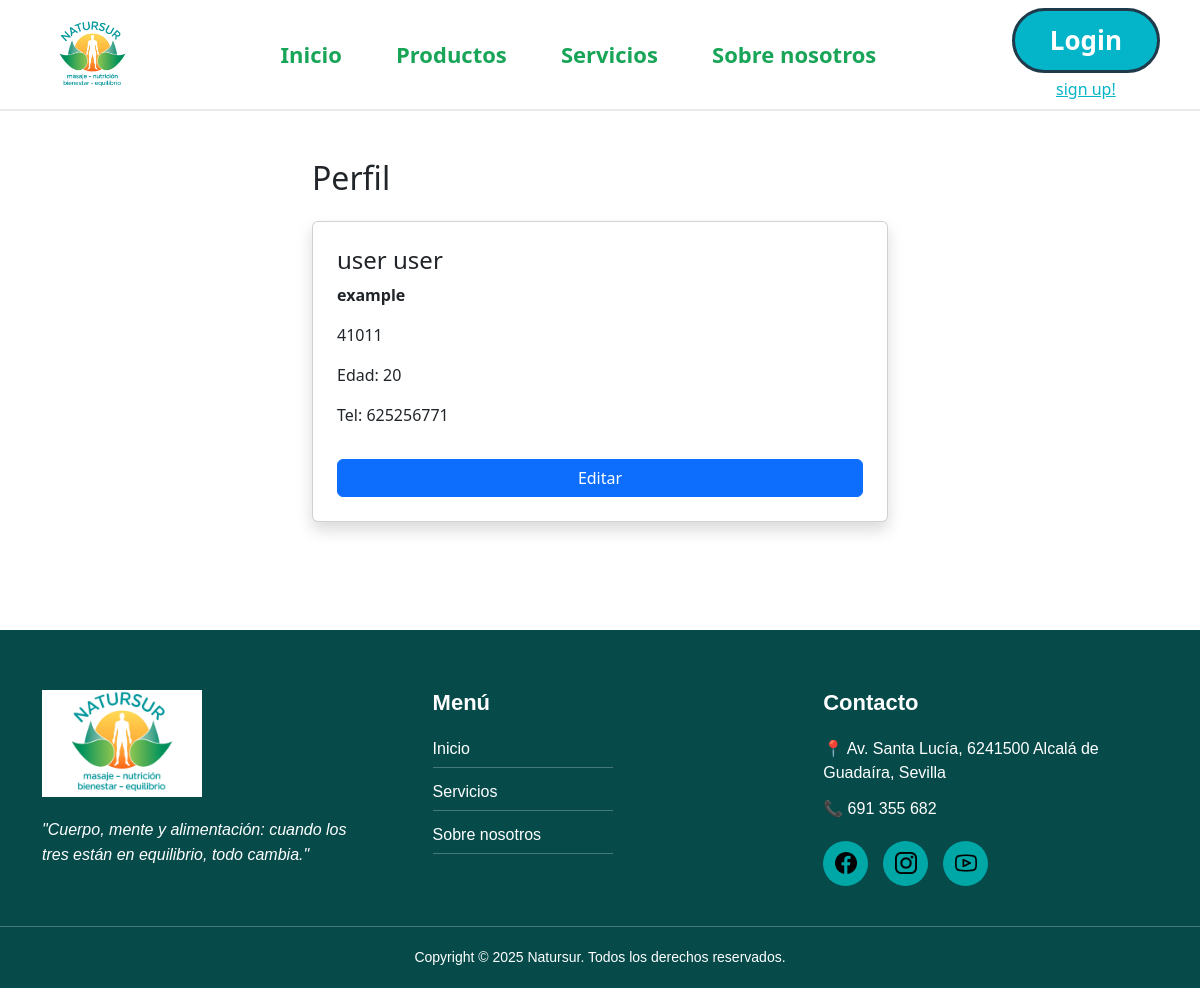
The app's page /perfil/ (signed in) with its own data.
### main/models.py (models this page shows, shortened)
class User(models.Model):
    django_user = models.OneToOneField(DjangoUser, on_delete=models.CASCADE, related_name="profile")
    first_name = models.CharField(max_length=30)
    last_name = models.CharField(max_length=30)
    username = models.CharField(max_length=30, unique=True)
    mail = models.EmailField(unique=True)
    direccion = models.CharField(max_length=255)
    postal_code = models.CharField(max_length=20)
    age = models.PositiveIntegerField()
    telephone_number = models.CharField(max_length=20)
    image = models.ImageField(upload_to='users/', blank=True, null=True)
    password = models.CharField(max_length=128)

### main/views.py (the view)
# urls.py: path("perfil/", views.perfil_view, name="perfil"),
@login_required
def perfil_view(request):
    profile = request.user.profile
    return render(request, "perfil.html", {"user": profile})

### main/templates/perfil.html
{% extends "base.html" %}
{% block content %}
<section class="container py-5" style="max-width:600px;">
    <h2 class="mb-4">Perfil</h2>
    <div class="card p-4 shadow">
        <h4>{{ user.first_name }} {{ user.last_name }}</h4>
        <p><strong>{{ user.direccion }}</strong></p>
        <p>{{ user.postal_code }}</p>
        <p>Edad: {{ user.age }}</p>
        <p>Tel: {{ user.telephone_number }}</p>
        <a href="/perfil/editar/" class="btn btn-primary mt-3">Editar</a>
    </div>
</section>
{% endblock %}

### records on screen
User: first_name "user", last_name "user", direccion "example", postal_code "41011", age "20", telephone_number "625256771"
